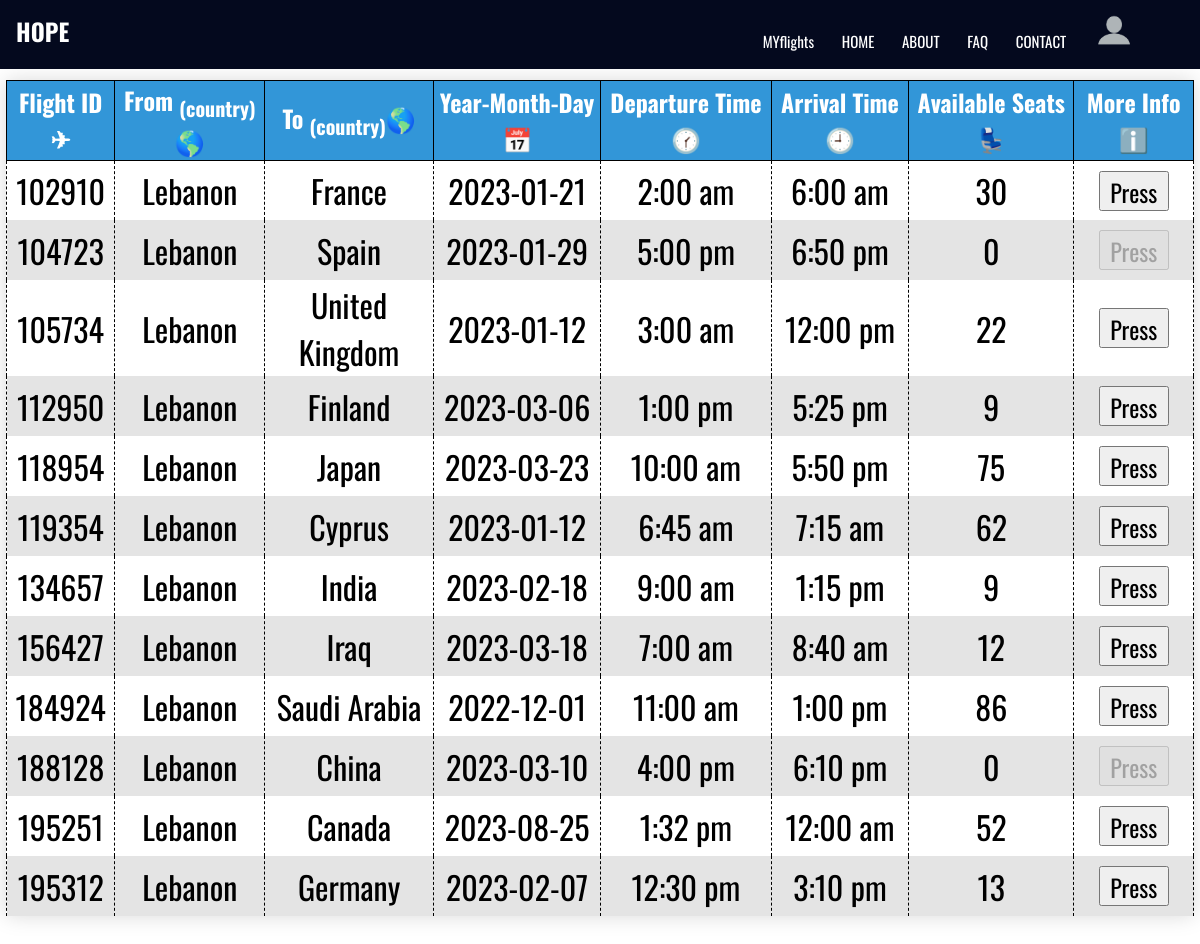
Page /php/Flights.php (signed in) on the committed database.
### tables this page shows
CREATE TABLE `flight` (
  `FLight_ID` int(11) NOT NULL,
  `From_country` varchar(30) NOT NULL,
  `To_country` varchar(30) NOT NULL,
  `Departure_time` varchar(10) NOT NULL,
  `Arrival_time` varchar(10) NOT NULL,
  `Date` date NOT NULL,
  `Seats` int(11) NOT NULL,
  `Raw_cost` int(11) NOT NULL
);

### php/Flights.php (the view, shortened to what this page needs)
<html>
    <head>
        <link rel="stylesheet" href="../css/flights.css">
        <link rel="stylesheet" href="../css/main.css">
    </head>
    <body>
    <nav id="nav">
        <h2 class="logo"><a style="text-decoration: none; color:#fff;" href="Crew.php">HOPE</a></h2>
        <div class="nav-links" id="navLinks">
          <ul>
            <?php
                if(isset($_SESSION["username"])){
                  if($_SESSION["username"] == "Admin"){
                    echo "<li><a href='MYflights.php'>MYflights</a></li>";
                    echo "<img src='12.png' onerror='adminint()' style='display: none;'>";
                  }
                  else {
                    echo "<li><a href='MYflights.php'>MYflights</a></li>";
                  }
                }
            ?>
            <li><a href="Main.php">HOME</a></li>
            <li><a href="ABOUT.php">ABOUT</a></li>
            <li><a href="FAQ.php">FAQ</a></li>
            <li><a href="CONTACT.php">CONTACT</a></li>
            <li class="dropdown">
                <?php
                if(!isset($_SESSION["username"])){
                    echo "<a class='dropbtn' href='Login.php'>LOGIN</a>";
                }
                else{
                    echo "<img src='../pics/profile.png' alt='profile pic' height='40px' width='40px'>";
                }
                ?>
            </li>
          </ul>
        </div>
      </nav>
          <p style="height: 80px;"></p>
        <center>
        <table id="table">
            <thead>
                <tr id="tablehead">
                    <th>Flight ID &#9992;</th>
                    <th>From <sub style="font-size: 20px;">(country)</sub>&#127758;</th>
                    <th>To  <sub style="font-size: 20px;">(country)</sub>&#127758;</th>
                    <th>Year-Month-Day &#128197;</th>
                    <th>Departure Time &#128348;</th>
                    <th>Arrival Time &#128344;</th>
                    <th>Available Seats &#128186;</th>
                    <th>More Info &#8505;&#65039;</th>
                </tr>
            </thead>
            <tbody id="tablebody">
                <?php
                $conn = mysqli_connect("localhost", "id21747109_alja", "AirlineAJ1@", "id21747109_alijaafar");
                $query = "SELECT * FROM `flight`";
                $result = $conn->query($query);
                $count = 0;
                if ($result->num_rows > 0) {
                    $result->data_seek(0);
                    while ( $row = $result->fetch_assoc() )
                    {
                        $count++;
                        echo "<tr class='rows'>";
                        echo "<form action='Flight_info.php' method='post'>";
                        echo "<td id='ID$count'>". $row["FLight_ID"] ."</td>";
                        echo "<td id='FROM$count'>". $row["From_country"] ."</td>";
                        echo "<td id='TO$count'>". $row["To_country"] ."</td>";
                        echo "<td id='date$count'>". $row["Date"] ."</td>";
                        echo "<td id='DEP_TIME$count'>". $row["Departure_time"] ."</td>";
                        echo "<td id='ARV_TIME$count'>". $row["Arrival_time"] ."</td>";
                        echo "<td id='SEATS$count'>". $row["Seats"] ."</td>";
                        if($row["Seats"] == 0){
                          echo "<td id='Button Book$count'> <input type='submit' value='Press' name='submitt' id='Button Book$count' class='moreinfobut' disabled> </td>";
                        }
                        else{
                          echo "<td id='Button Book$count'> <input type='submit' value='Press' name='submitt' id='Button Book$count' class='moreinfobut'> </td>";
                        }
                        echo "</form>";
                        echo "</tr>";
                    }
                }
                ?>
            </tbody>
        </table>
        </center>
        <br>
    </body>
</html>

### css/flights.css (style rules this page uses)
* { font-family: 'Oswald'; }
table { border-collapse: collapse; box-shadow: 0 0 20px rgba(0, 0, 0, 0.15); width: 99%; text-align: center; font-size: x-large; }
thead tr { background-color: #3296d8; color: #ffffff; text-align: center; }
thead tr th { border: 1px solid black; }
tbody tr { text-align: center; height: 60px; font-size: xx-large; }
tbody tr td { border-left: 1px dashed black; border-right: 1px dashed black; }
tbody tr:nth-of-type(even) { background-color: #e4e4e4; }
.moreinfobut { width: 70px; height: 40px; font-size: x-large; }

### css/main.css (style rules this page uses)
* { font-family: 'Oswald'; margin: 0px; }
nav { margin-top: -8px; margin-left: -8px; display: flex; position: fixed; width: 100%; padding: 0.5% 2%; justify-content: space-between; align-items: center; background-color: rgba(4, 9, 30, 1); z-index: 1; height: 65px; }
.nav-links { text-align: left; margin-right: 70px; }
.nav-links ul li { list-style: none; display: inline-block; padding: 8px 12px; position: relative; font-size: 15px; }
.nav-links ul li a { color: #fff; text-decoration: none; }
.nav-links ul li::after { content: ''; width: 0; height: 2px; background: #0174DF; display:block; margin: 0; transition: 0.5s; }

### rows in the picture
flight: FLight_ID "102910", From_country "Lebanon", To_country "France", Date "2023-01-21", Departure_time "2:00 am", Arrival_time "6:00 am", Seats "30"
flight: FLight_ID "104723", From_country "Lebanon", To_country "Spain", Date "2023-01-29", Departure_time "5:00 pm", Arrival_time "6:50 pm", Seats "0"
flight: FLight_ID "105734", From_country "Lebanon", To_country "United Kingdom", Date "2023-01-12", Departure_time "3:00 am", Arrival_time "12:00 pm", Seats "22"
flight: FLight_ID "112950", From_country "Lebanon", To_country "Finland", Date "2023-03-06", Departure_time "1:00 pm", Arrival_time "5:25 pm", Seats "9"
flight: FLight_ID "118954", From_country "Lebanon", To_country "Japan", Date "2023-03-23", Departure_time "10:00 am", Arrival_time "5:50 pm", Seats "75"
flight: FLight_ID "119354", From_country "Lebanon", To_country "Cyprus", Date "2023-01-12", Departure_time "6:45 am", Arrival_time "7:15 am", Seats "62"
flight: FLight_ID "134657", From_country "Lebanon", To_country "India", Date "2023-02-18", Departure_time "9:00 am", Arrival_time "1:15 pm", Seats "9"
flight: FLight_ID "156427", From_country "Lebanon", To_country "Iraq", Date "2023-03-18", Departure_time "7:00 am", Arrival_time "8:40 am", Seats "12"
flight: FLight_ID "184924", From_country "Lebanon", To_country "Saudi Arabia", Date "2022-12-01", Departure_time "11:00 am", Arrival_time "1:00 pm", Seats "86"
flight: FLight_ID "188128", From_country "Lebanon", To_country "China", Date "2023-03-10", Departure_time "4:00 pm", Arrival_time "6:10 pm", Seats "0"
flight: FLight_ID "195251", From_country "Lebanon", To_country "Canada", Date "2023-08-25", Departure_time "1:32 pm", Arrival_time "12:00 am", Seats "52"
flight: FLight_ID "195312", From_country "Lebanon", To_country "Germany", Date "2023-02-07", Departure_time "12:30 pm", Arrival_time "3:10 pm", Seats "13"
